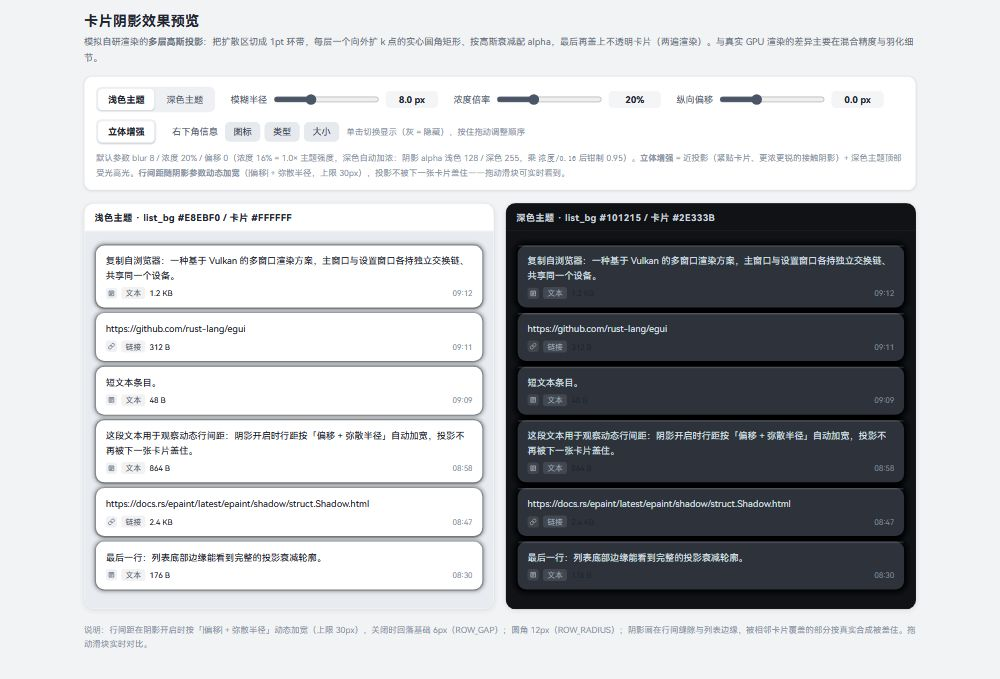
#> input picture shadow-preview/_shots/卡片阴影效果预览_desktop.jpg, 1000 x 679 px, found by its file name
$ python zoom.py
#> lines starting #> are read from the running program, lines starting #| are printed output that depends on the picture
# -*- coding: utf-8 -*-
from PIL import Image
src = r"D:\modular-clipboard\shadow-preview\_shots\卡片阴影效果预览_desktop.jpg"
im = Image.open(src)
#> im is the input picture: PIL image 1000x679 RGB; mean R, G, B 190.9, 192.6, 195.6
w, h = im.size
#> w = 1000; h = 679
# 浅色面板（左半）：x 0~0.5w, y 0.25h~0.75h
im.crop((0, int(h*0.25), int(w*0.5), int(h*0.75))).resize(
    (int(w*0.5*2), int(h*0.5*2)), Image.LANCZOS
).save(r"D:\modular-clipboard\shadow-preview\_shots\light_zoom.jpg")
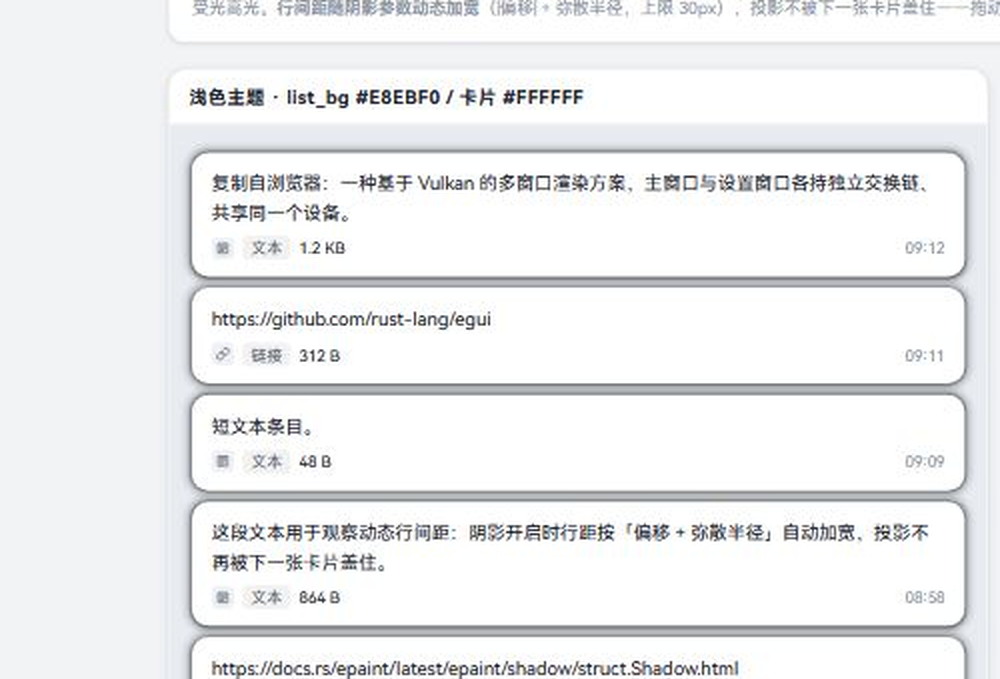
#> saved as light_zoom.jpg: PIL image 1000x679 RGB; mean R, G, B 237, 237.8, 238.9
# 深色面板（右半）
im.crop((int(w*0.5), int(h*0.25), w, int(h*0.75))).resize(
    (int(w*0.5*2), int(h*0.5*2)), Image.LANCZOS
).save(r"D:\modular-clipboard\shadow-preview\_shots\dark_zoom.jpg")
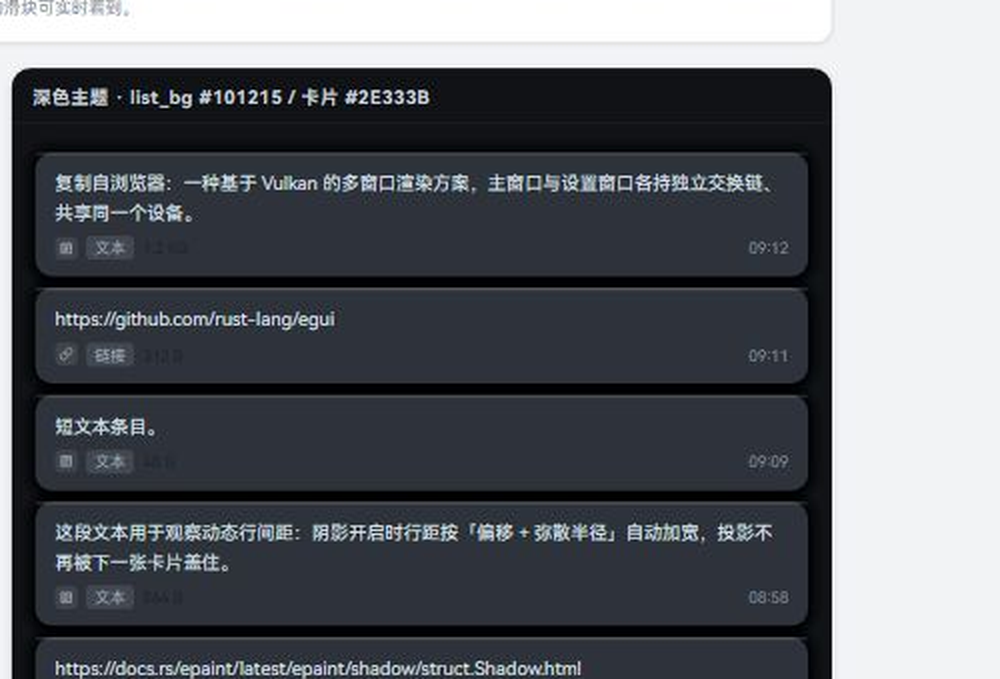
#> saved as dark_zoom.jpg: PIL image 1000x679 RGB; mean R, G, B 96.6, 99.7, 105.5
print("ok")

$ run again, with shadow-preview/_shots/light_bottom.jpg copied over shadow-preview/_shots/卡片阴影效果预览_desktop.jpg
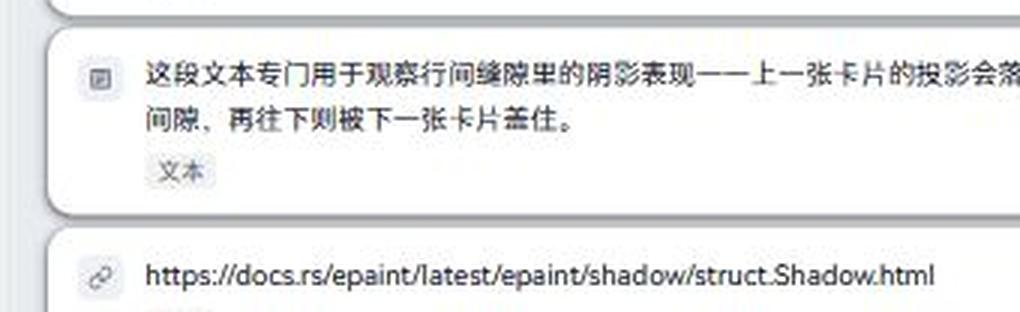
#> input picture shadow-preview/_shots/light_bottom.jpg, 1020 x 312 px, found by its file name
#> im is the input picture: PIL image 1020x312 RGB; mean R, G, B 235, 235.6, 236.1
#> `im.crop((0, int(h*0.25), int(w*0.5), int(h*0.75))).resize( (int(w*0.5*..`:
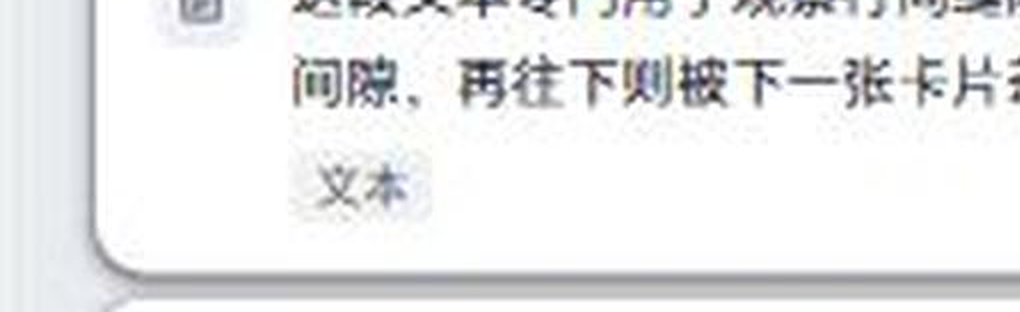
#> saved as light_zoom.jpg: PIL image 1020x312 RGB; mean R, G, B 233.9, 234.5, 235.2
#> `im.crop((int(w*0.5), int(h*0.25), w, int(h*0.75))).resize( (int(w*0.5*..`:
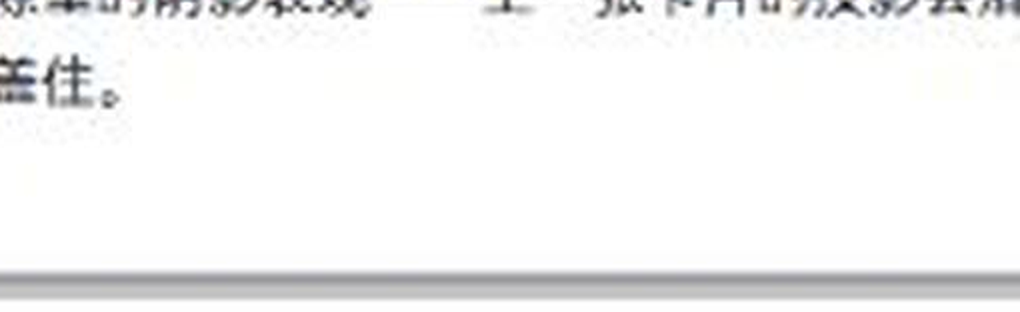
#> saved as dark_zoom.jpg: PIL image 1020x312 RGB; mean R, G, B 243.2, 243.3, 243.5
